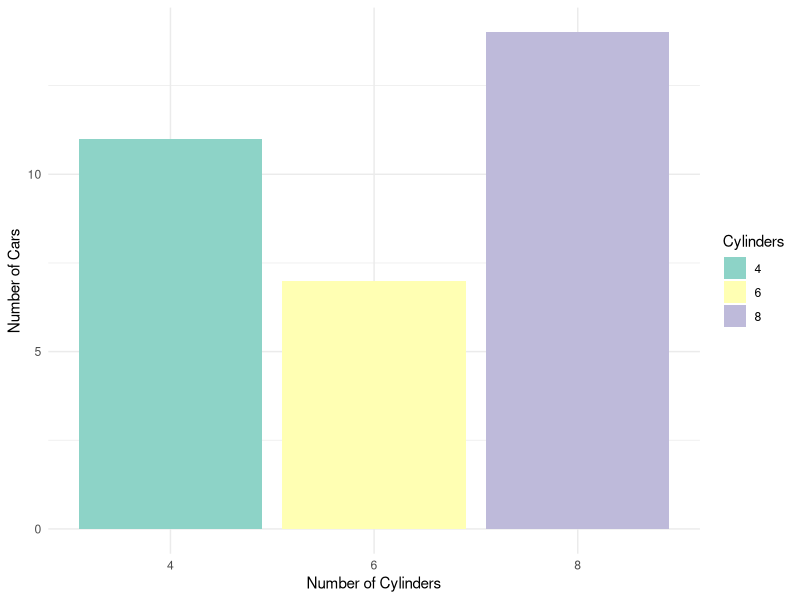

The R source for this figure:
library(RColorBrewer)
library(tidyverse)
data(mtcars)

cyl_count <- mtcars %>%
  group_by(cyl) %>%
  summarize(count = n())

# Create the plot
cyl_count |> 
ggplot(aes(as.factor(cyl), count, fill = as.factor(cyl))) +
  geom_col() +
  scale_fill_brewer(palette = "Set3") +
  labs(x = "Number of Cylinders", y = "Number of Cars", fill = "Cylinders") +
  theme_minimal()
